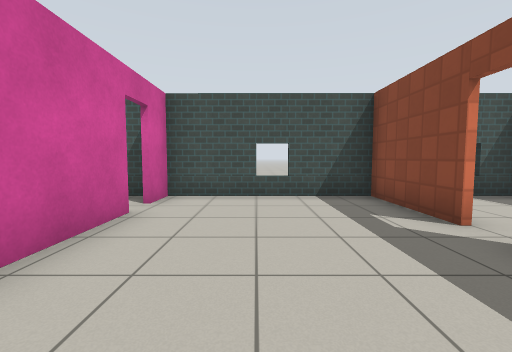
[1] (above)

22 first-person views from a walk through a robot-simulator world made for Gazebo. The camera is 0.94 m above the floor, tilts 4° down and sees 90° across. The floor is counted in squares, 1 m on a side. Each view is taken from the middle of a square. On the plan, view 1 faces up. The plan holds only what a view shows up to about 10 squares ahead; the rest is blank. Gazebo's built-in surfaces are drawn with simple patterns.

[2]
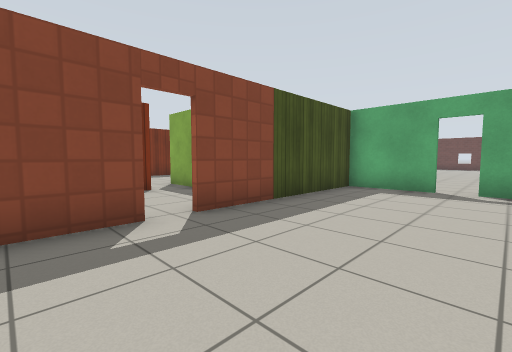

[3]
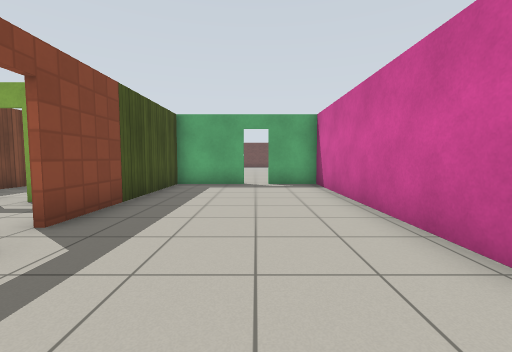

[4]
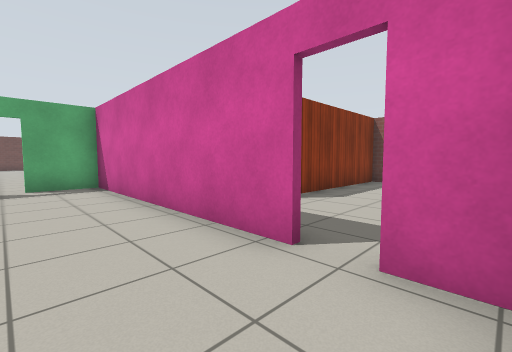

[5]
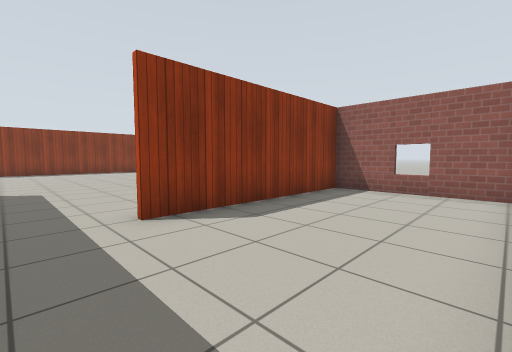

[6]
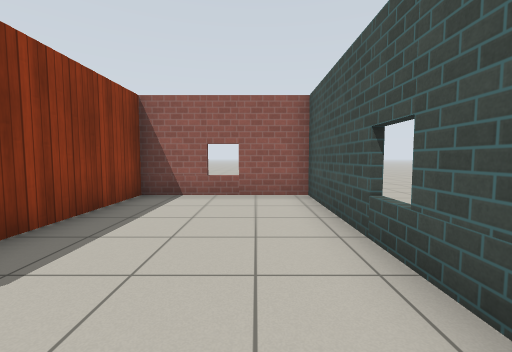

[7]
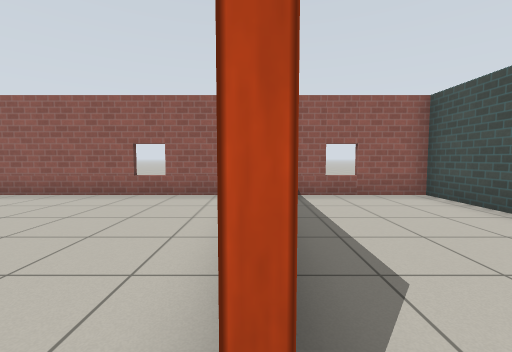

[8]
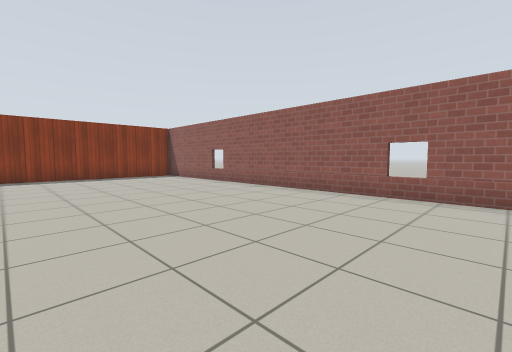

[9]
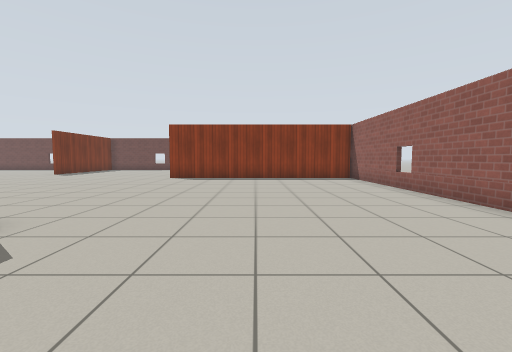

[10]
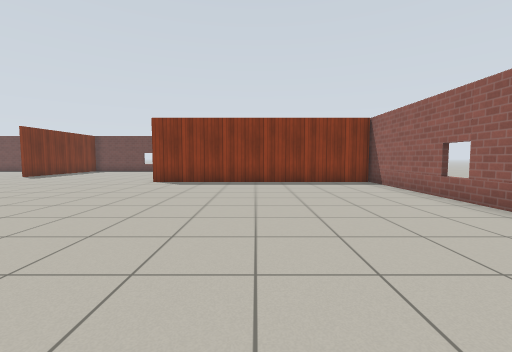

[11]
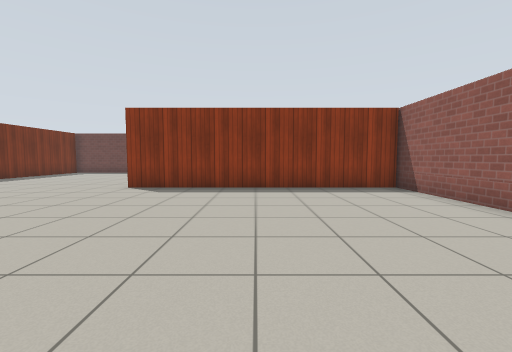

[12]
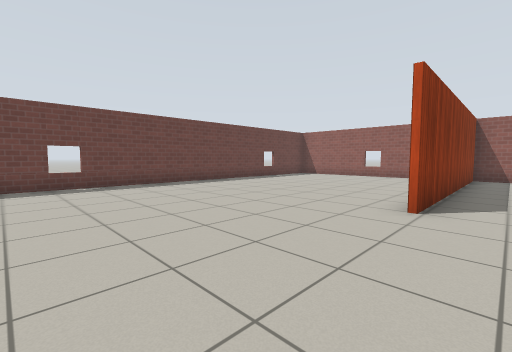

[13]
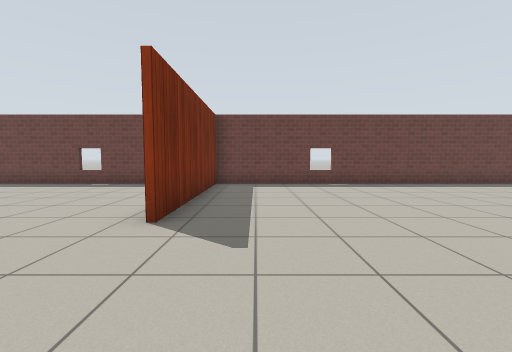

[14]
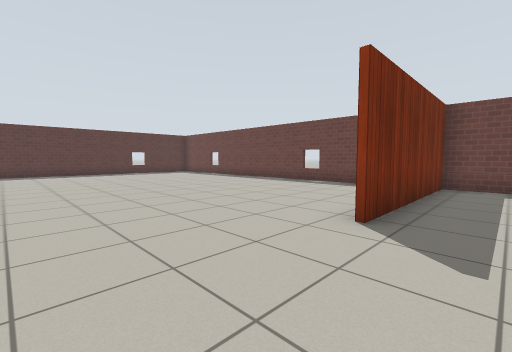

[15]
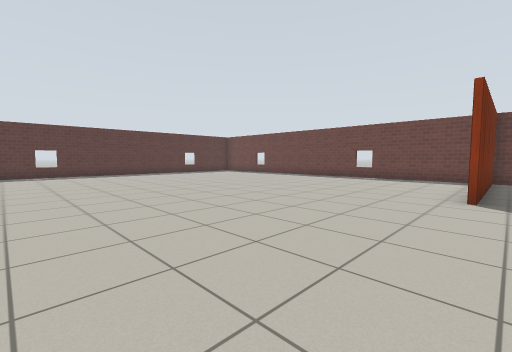

[16]
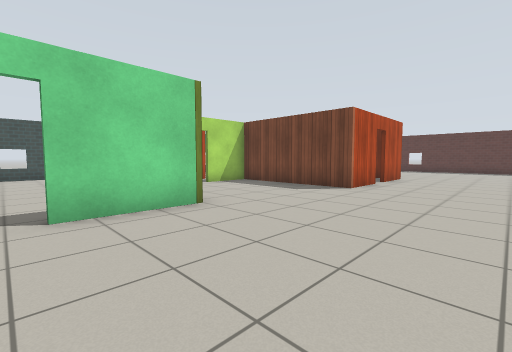

[17]
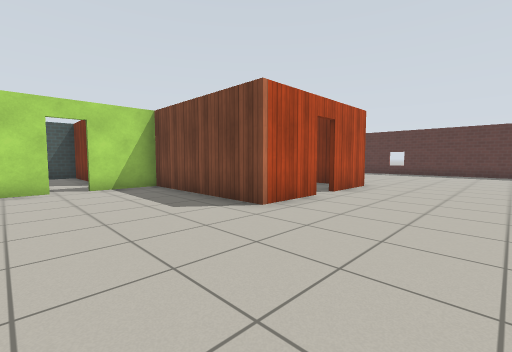

[18]
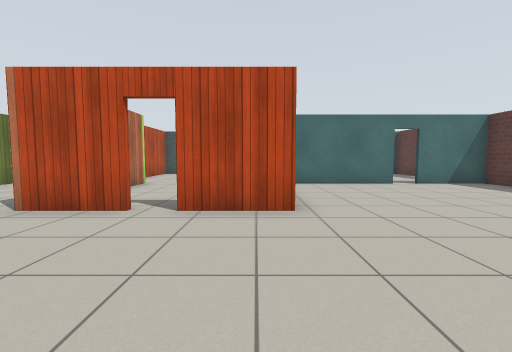

[19]
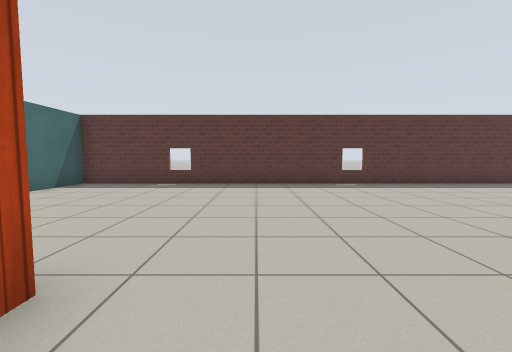

[20]
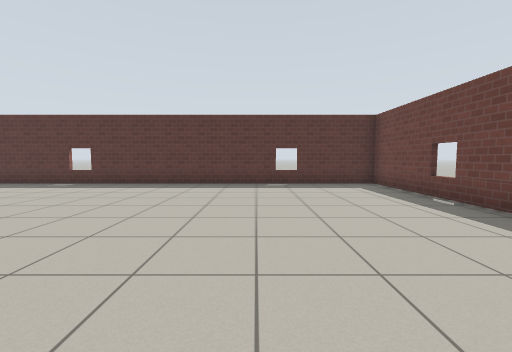

[21]
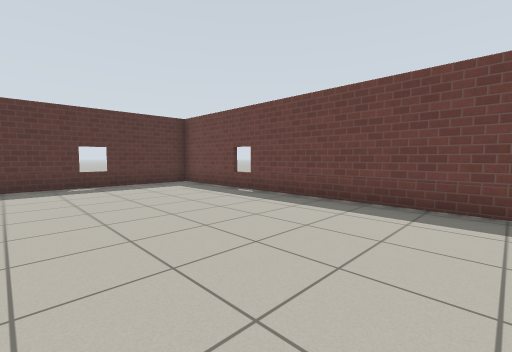

[22]
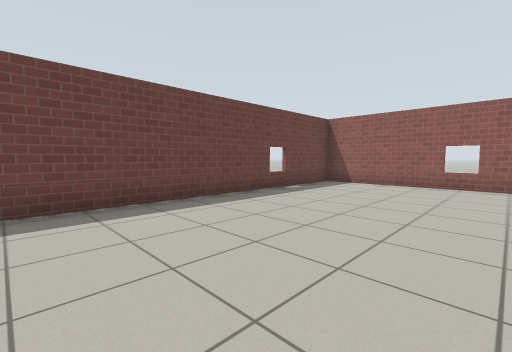

### Floor plan
Points are (right, up) in squares from view 1. A wall is a line through its corners. A room is listed if a view was taken in it or the views show most of it. See-through windows are left out.
Room 1 (views 1, 2, 3, 4)
walls: (2.8, 3.5) (2.8, 6.3) (-2.2, 6.3) (-2.2, 5.2); (-2.2, 4.4) (-2.2, -3.3) (-0.4, -3.3); (0.4, -3.3) (2.8, -3.3) (2.8, 2.6)
ways out: open door at (-2, 5) to room 2; open door at (0, -3) to room 3; open door at (3, 3)
Room 2 (views 5, 6, 7)
walls: (-5.3, 6.3) (-10.5, 6.3) (-10.5, 2.1) (-4.4, 2.1); (-2.8, 6.3) (-3.3, 6.3)
ways out: open door at (-2, 5) to room 1; opening at (-3.5, 2) to room 3
Room 3 (views 8, 9, 10, 11, 12, 13, 14, 15, 16, 17, 18, 19, 20, 21, 22)
walls: (3, -3.4) (0.4, -3.4); (9.7, -4.5) (7.7, -4.5) (7.7, 0.4) (5.7, 0.4); (6, -20.4) (20.4, -20.4) (20.4, 0.4) (17.9, 0.4); (12.7, -4.5) (10.5, -4.5); (5, 0.4) (3, 0.4) (3, -0.1); (-10.5, -14.9) (-10.5, -19.9); (17.1, 0.4) (13.4, 0.4); (-10, -20.4) (5.5, -20.4) (5.5, -14.6); (-10.5, 1.1) (-10.5, -12.1) (-1.9, -12.1)
ways out: open door at (0, -3) to room 1; opening at (-3.5, 2) to room 2; open door at (10, -4); open door at (17.5, 0.5); gap at (5.6, 0.8)

Where each view was taken, in squares from view 1:
view 1: 0 up, 0 right, facing up
view 2: 5 up, 1 left, facing down-right
view 3: 6 up, 0 right, facing down
view 4: 6 up, 0 right, facing down-left
view 5: 6 up, 3 left, facing down-left
view 6: 5 up, 4 left, facing left
view 7: 2 up, 4 left, facing left
view 8: 1 up, 4 left, facing down-left
view 9: 0 up, 6 left, facing down
view 10: 2 down, 6 left, facing down
view 11: 4 down, 6 left, facing down
view 12: 11 down, 3 right, facing down-left
view 13: 11 down, 4 right, facing down
view 14: 11 down, 4 right, facing down-right
view 15: 8 down, 5 right, facing down-right
view 16: 8 down, 0 right, facing up-right
view 17: 8 down, 4 right, facing up-right
view 18: 9 down, 12 right, facing up
view 19: 6 down, 11 right, facing right
view 20: 16 down, 11 right, facing right
view 21: 15 down, 11 right, facing down-right
view 22: 15 down, 1 left, facing down-left
